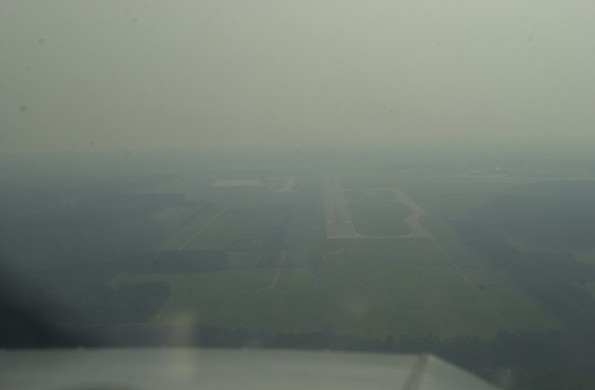
#> input picture basic-learning/frog.jpg, 595 x 390 px, given in place of the camera
$ python camShift.py -image frog.jpg
#> lines starting #> are read from the running program, lines starting #| are printed output that depends on the picture; after the words box and inside, x2 and y2 are one past the last pixel; in counts of white or black regions, pixels touching at a corner belong together
import numpy as np
import cv2 as cv
import argparse
parser = argparse.ArgumentParser(description='This sample demonstrates the camshift algorithm. \
                                              The example file can be downloaded from: \
                                              https://www.bogotobogo.com/python/OpenCV_Python/images/mean_shift_tracking/slow_traffic_small.mp4')
parser.add_argument('-image', type=str, help='path to image file')
args = parser.parse_args()
# cap = cv.VideoCapture(args.image)
cap = cv.VideoCapture(0)
# 获取视频第一帧
ret,frame = cap.read()
#> frame is the input picture: shape (390, 595, 3); mean B, G, R 113.8, 122.5, 113.3
# 设置初始窗口
x, y, w, h = 200, 200, 50, 50 # simply hardcoded the values
track_window = (x, y, w, h)
# 设置追踪的ROI窗口
roi = frame[y:y+h, x:x+w]
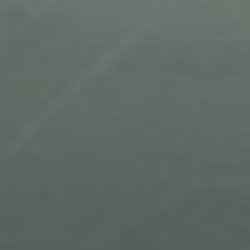
#> roi: shape (50, 50, 3) (shown 5 times larger); mean B, G, R 100.9, 106, 94.9
hsv_roi =  cv.cvtColor(roi, cv.COLOR_BGR2HSV)
#> hsv_roi: shape (50, 50, 3); mean H, S, V 76.6, 26.6, 106
mask = cv.inRange(hsv_roi, np.array((0., 60.,32.)), np.array((180.,255.,255.)))
#> mask: shape (50, 50); every value is 0
roi_hist = cv.calcHist([hsv_roi],[0],mask,[180],[0,180])
#> roi_hist = 180 values from 0 to 0
cv.normalize(roi_hist,roi_hist,0,255,cv.NORM_MINMAX)
# 设置终止条件，可以是10次迭代，有可以至少移动1个像素
term_crit = ( cv.TERM_CRITERIA_EPS | cv.TERM_CRITERIA_COUNT, 10, 1 )
while(1):
    ret, frame = cap.read()
    # 统一视频帧的大小
    frame = cv.resize(frame, (704,576)) # resize函数的dsize为（width,height）
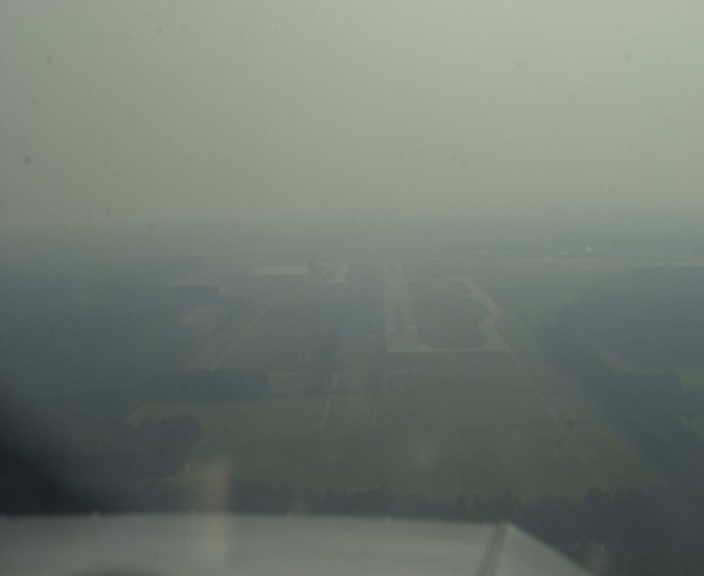
#> frame: shape (576, 704, 3); mean B, G, R 113.7, 122.4, 113.2
    # 左上角添加帧数显示
    cv.rectangle(frame, (10, 2), (100, 20), (0, 255, 0), -1)
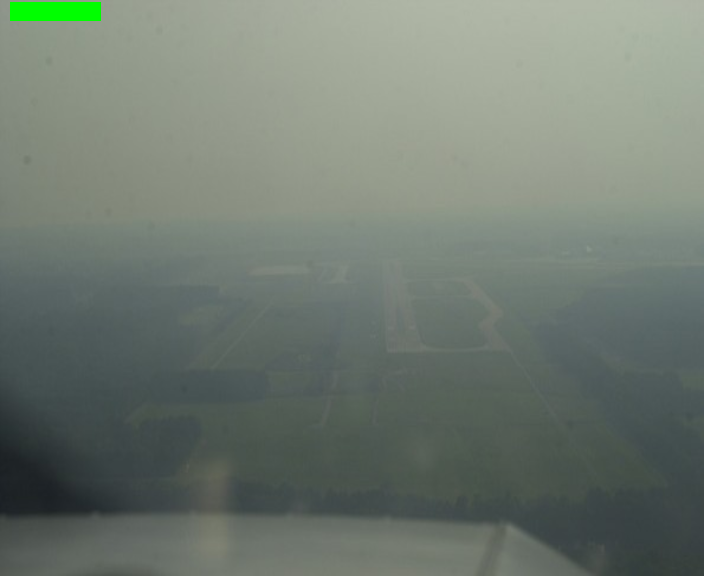
#> frame: shape (576, 704, 3); 0.43% of pixels changed, all inside (x1, y1, x2, y2) = (10, 2, 101, 21)
    cv.putText(frame, str(cap.get(cv.CAP_PROP_POS_FRAMES)), (15, 15),
               cv.FONT_HERSHEY_SIMPLEX, 0.5, (0, 0, 0))
#> frame: shape (576, 704, 3); 0.01% of pixels changed, all inside (x1, y1, x2, y2) = (17, 5, 40, 16)
    print(frame.shape[0],frame.shape[1])
#| 576 704
    if ret == True:
        hsv = cv.cvtColor(frame, cv.COLOR_BGR2HSV)
#> hsv: shape (576, 704, 3); mean H, S, V 63.8, 28, 122.9
        dst = cv.calcBackProject([hsv],[0],roi_hist,[0,180],1)
#> dst: shape (576, 704); every value is 0
        # 应用camshift 到新位置
        ret, track_window = cv.CamShift(dst, track_window, term_crit)
#> ret = ((0, 0), (0, 0), 0); track_window = (190, 190, 70, 70)
        # 在图像上画出来
        pts = cv.boxPoints(ret)
#> pts = [[0, 0], [0, 0], [0, 0], [0, 0]]
        pts = np.int0(pts)
        img2 = cv.polylines(frame,[pts],True, 255,2)
        cv.imshow('img2',img2)
        k = cv.waitKey(30) & 0xff
#> (key Esc is pressed here)
        if k == 27:
            break
    else:
        break

$ run again, on basic-learning/qianguaban.jpg
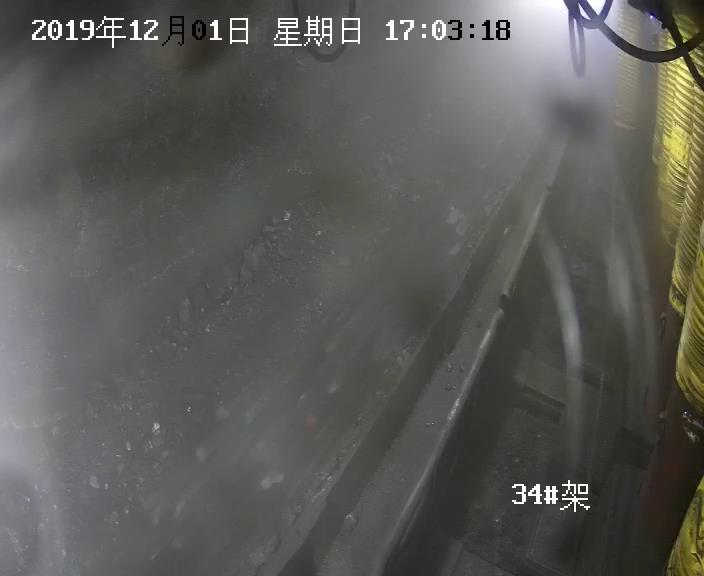
#> input picture basic-learning/qianguaban.jpg, 704 x 576 px, given in place of the camera
#> frame is the input picture: shape (576, 704, 3); mean B, G, R 86.6, 90.7, 90.4
#> `roi = frame[y:y+h, x:x+w]`:
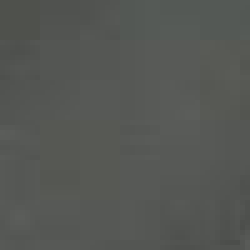
#> roi: shape (50, 50, 3) (shown 5 times larger); mean B, G, R 84, 87.5, 85.2
#> hsv_roi: shape (50, 50, 3); mean H, S, V 49.8, 10.3, 87.5
#> mask: shape (50, 50); every value is 0
#> roi_hist = 180 values from 0 to 0
#> `cv.rectangle(frame, (10, 2), (100, 20), (0, 255, 0), -1)`:
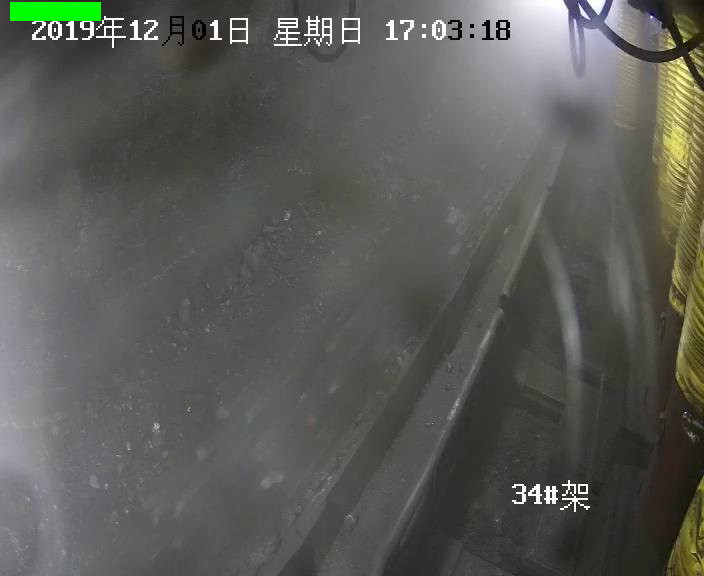
#> frame: shape (576, 704, 3); 0.43% of pixels changed, all inside (x1, y1, x2, y2) = (10, 2, 101, 21)
#| 576 704
#> hsv: shape (576, 704, 3); mean H, S, V 51.3, 20, 93
#> dst: shape (576, 704); every value is 0
#> ret = ((0, 0), (0, 0), 0); track_window = (190, 190, 70, 70)
#> pts = [[0, 0], [0, 0], [0, 0], [0, 0]]
